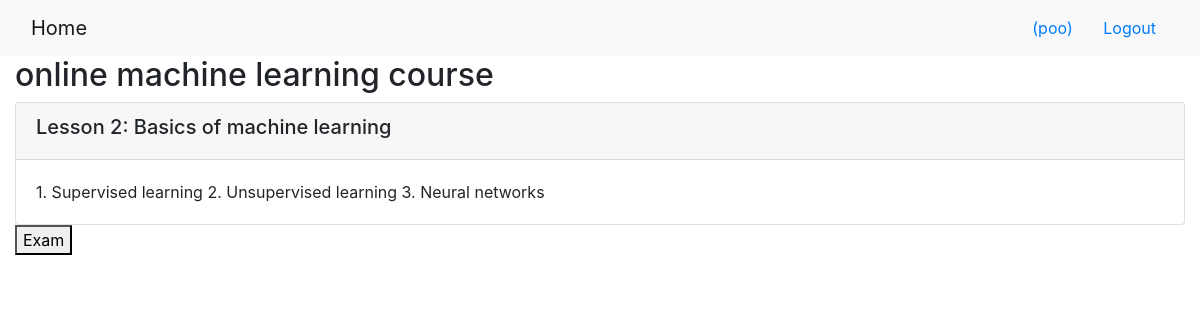
The app's page /onlinecourse/2/ (signed in) with its own data.
### onlinecourse/models.py (models this page shows)
class Course(models.Model):
    name = models.CharField(null=False, max_length=30, default='online course')
    image = models.ImageField(upload_to='course_images/')
    description = models.CharField(max_length=1000)
    pub_date = models.DateField(null=True)
    instructors = models.ManyToManyField(Instructor)
    users = models.ManyToManyField(settings.AUTH_USER_MODEL, through='Enrollment')
    total_enrollment = models.IntegerField(default=0)
    is_enrolled = False
    def __str__(self):
        return "Name: " + self.name + "," + \
               "Description: " + self.description

class Lesson(models.Model):
    title = models.CharField(max_length=200, default="title")
    order = models.IntegerField(default=0)
    course = models.ForeignKey(Course, on_delete=models.CASCADE)
    content = models.TextField()

### onlinecourse/views.py (the view)
# urls.py: path('<int:pk>/', views.CourseDetailView.as_view(), name='course_details'),
class CourseDetailView(generic.DetailView):
    model = Course
    template_name = 'onlinecourse/course_detail_bootstrap.html'

### onlinecourse/templates/onlinecourse/course_detail_bootstrap.html (shortened to what this page needs)
<!DOCTYPE html>
<html lang="en">
<head>
     {% load static %}
    <link rel="stylesheet" href="https://maxcdn.bootstrapcdn.com/bootstrap/4.5.2/css/bootstrap.min.css">
</head>
<body>
    <nav class="navbar navbar-light bg-light">
        <div class="container-fluid">
            <div class="navbar-header">
                  <a class="navbar-brand" href="{% url 'onlinecourse:index' %}">Home</a>
            </div>
            <ul class="nav navbar-nav navbar-right">
                {% if user.is_authenticated %}
                <li>
                    <a class="btn btn-link" href="#">{{ user.first_name }}({{ user.username }})</a>
                    <a class="btn btn-link" href="{% url 'onlinecourse:logout' %}">Logout</a>
                </li>
                {% endif %}
            </ul>
        </div>
    </nav>
    <div class="container-fluid">
            <h2>{{ course.name }}</h2>
            <div class="card-columns-vertical">
                {% for lesson in course.lesson_set.all %}
                    <div class="card mt-1">
                        <div class="card-header"><h5>Lesson {{lesson.order|add:1}}: {{lesson.title}}</h5></div>
                        <div class="card-body">{{lesson.content}}</div>
                    </div>
                {% endfor %}
            </div>
            <button data-toggle="collapse" data-target="#exam">Exam</button>
    </div>
</body>
</html>

### records on screen
Course: name "online machine learning course"
Lesson: order|add "2", title "Basics of machine learning", content "1. Supervised learning 2. Unsupervised learning 3. Neural networks"

### other values on screen
{{ user.username }} "poo"
